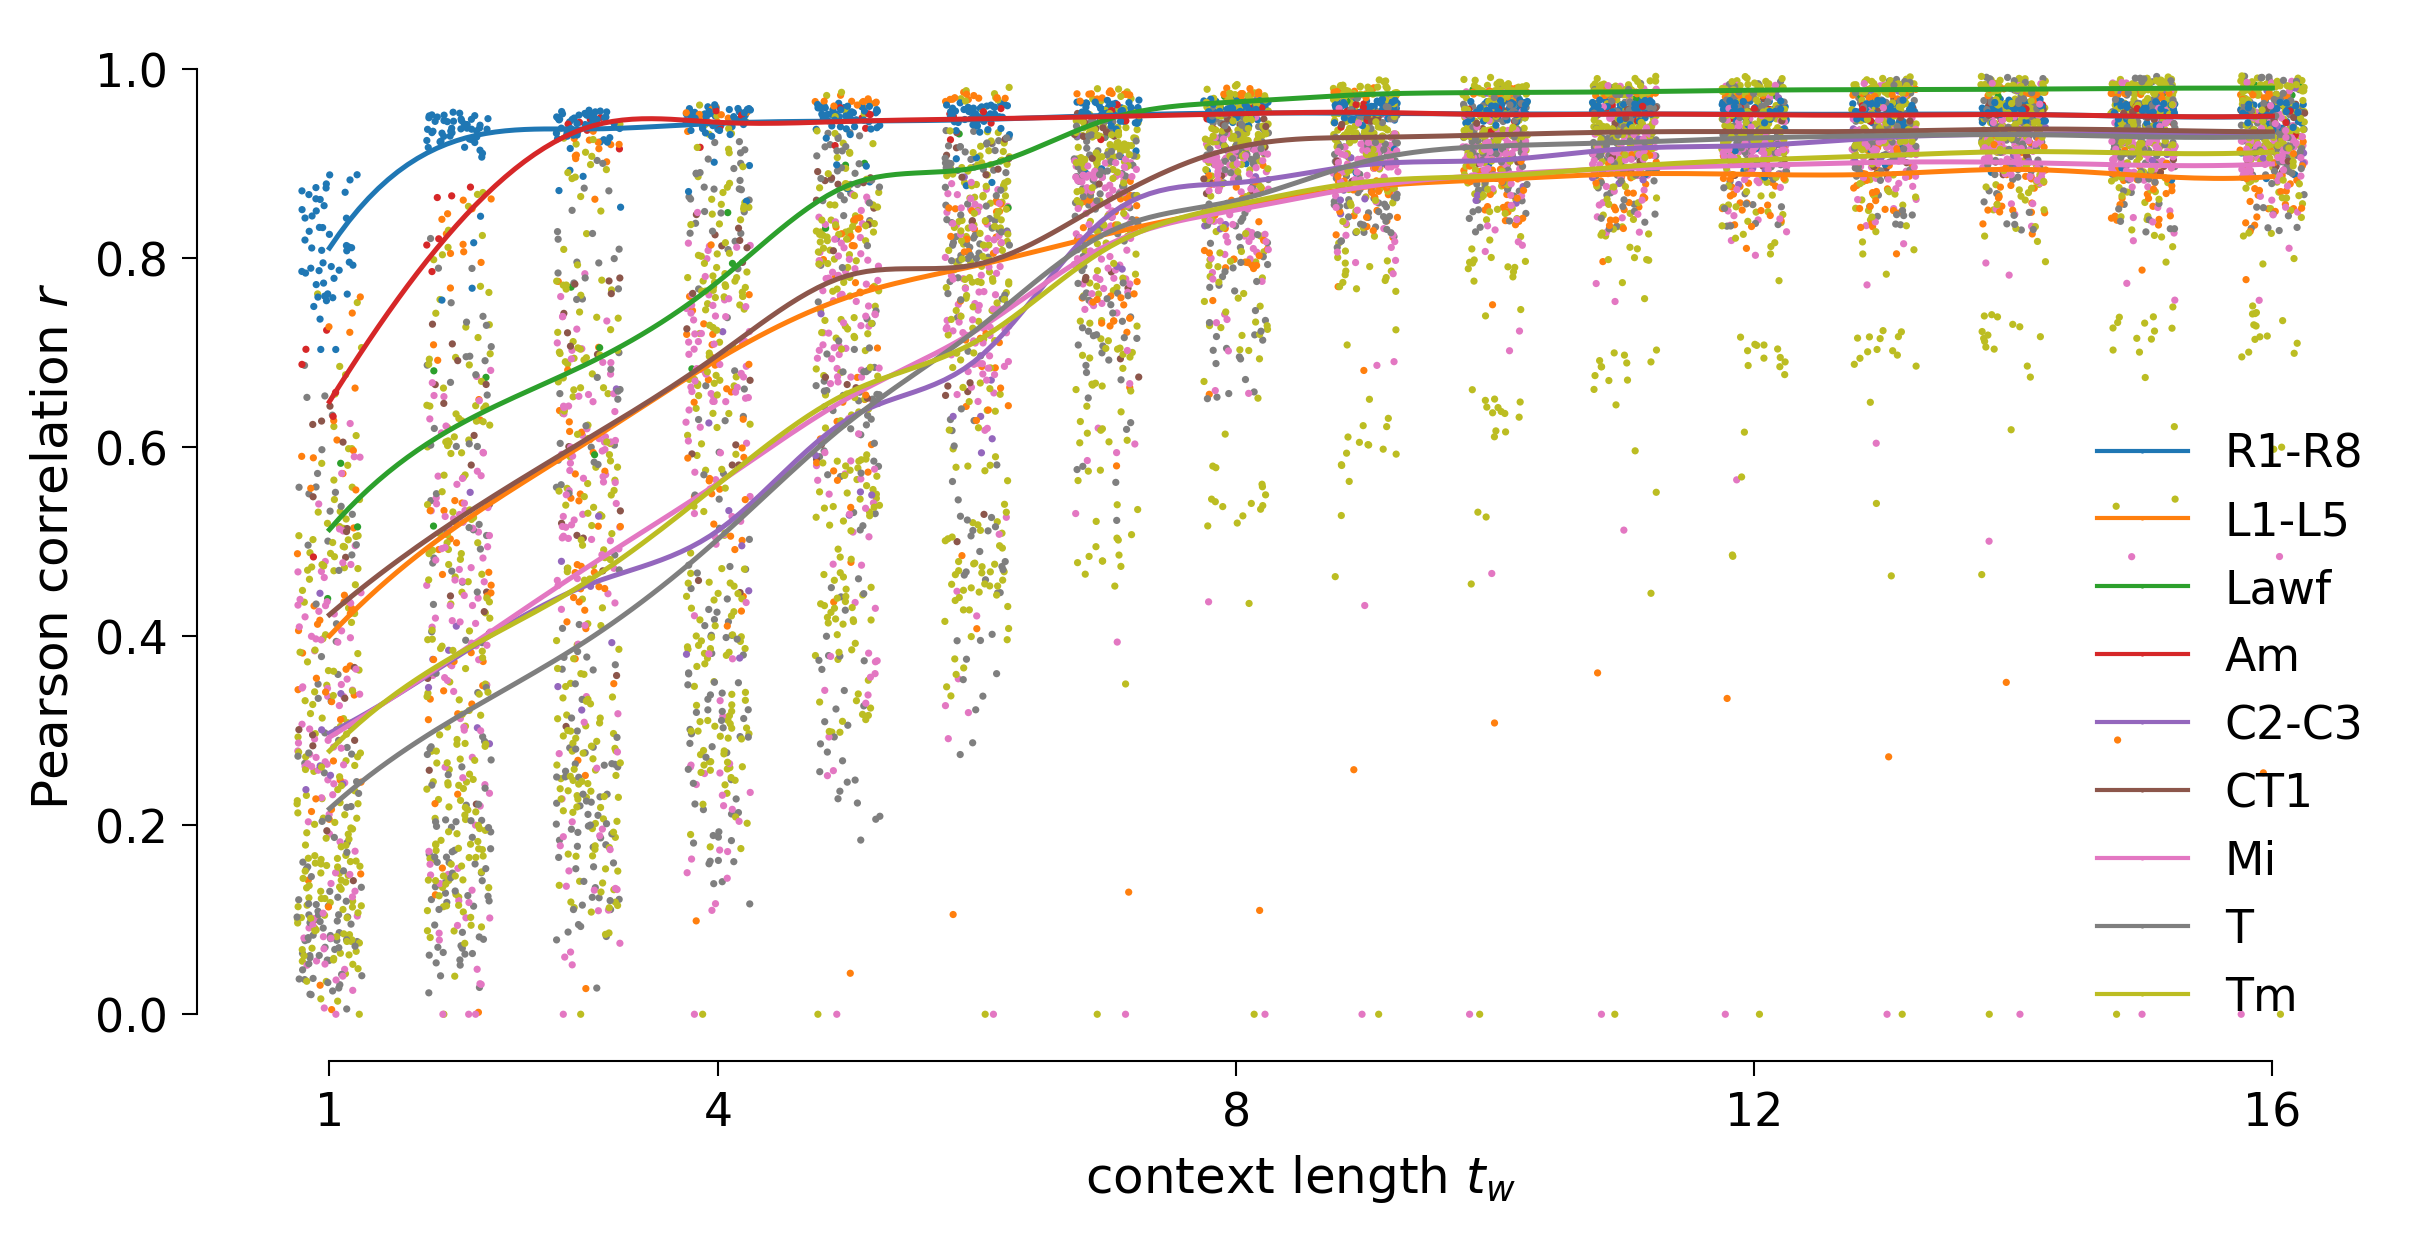

Write Python code to recreate this figure.
"""Stimulus-baseline context sweep: per-neuron Pearson r over an 8k-step rollout.

Single-panel scatter: per-neuron Pearson r vs context length, sampled across
neurons x CV splits, colored by coarse functional group (R1-R8, L1-L5, Lawf,
Am, C2-C3, CT1, Mi, T, Tm), with smooth per-group mean lines overlaid.

Output: figures/fig_stimulus_ctx_pearson.{pdf,png}
"""

# ─────────────────────────────────────────────────────────────────────────────
# Inputs / paths
# ─────────────────────────────────────────────────────────────────────────────
# Data root      : $BASELINE_REPO_ROOT
# Configs        : <REPO>/config/fly/flyvis_noise_free_stimulus_ctx1.yaml
#                  (time_window overridden in-memory for ctx=2..14)
# Test data      : <DATA_ROOT>/graphs_data/fly/flyvis_noise_free_eed_cv{00..04}/x_list_test/
#                  {voltage.zarr, stimulus.zarr, neuron_type.zarr}
# Trained models : <DATA_ROOT>/log/fly/flyvis_noise_free_stimulus_ctx{1..14}/models/best_model_with_*.pt
# Output         : figures/fig_stimulus_ctx_pearson.{pdf,png}
# ─────────────────────────────────────────────────────────────────────────────

import glob
import os
import sys
from pathlib import Path

import numpy as np
import torch
import zarr
import matplotlib.pyplot as plt
from matplotlib.lines import Line2D
from scipy.interpolate import make_interp_spline
from scipy.stats import norm

REPO = Path(__file__).resolve().parents[1]
sys.path.insert(0, str(REPO / 'src'))

from connectome_gnn.config import NeuralGraphConfig
from connectome_gnn.metrics import INDEX_TO_NAME
from connectome_gnn.models.registry import create_model

try:
    from flyvis.analysis.visualization.plt_utils import trim_axis
except ImportError:
    def trim_axis(ax):
        return None


CTXS = list(range(1, 17))
CV_IDS = ['00', '01', '02', '03', '04']
LOG_ROOT = Path(f'{os.environ["BASELINE_REPO_ROOT"]}/log/fly')
CV_ROOT = Path(f'{os.environ["BASELINE_REPO_ROOT"]}/graphs_data/fly')
OUT_BASE = REPO / 'figures' / 'fig_stimulus_ctx_pearson'
DEVICE = 'cuda' if torch.cuda.is_available() else 'cpu'

# Janne style per figures/INSTRUCTIONS.md
plt.rcParams.update({
    'text.usetex': False,
    'mathtext.default': 'it',
    'font.family': 'sans-serif',
    'font.sans-serif': ['Arial', 'DejaVu Sans'],
    'font.size': 12,
    'figure.titlesize': 12,
    'figure.dpi': 300,
    'legend.fontsize': 11,
    'axes.titlesize': 12,
    'axes.labelsize': 12,
    'xtick.labelsize': 11,
    'ytick.labelsize': 11,
    'axes.spines.top': False,
    'axes.spines.right': False,
    'axes.linewidth': 0.5,
    'xtick.major.width': 0.5,
    'ytick.major.width': 0.5,
    'lines.linewidth': 1.0,
    'legend.frameon': False,
    'pdf.fonttype': 42,
    'svg.fonttype': 'none',
})

GROUP_NAMES = {
    0: 'R1-R8', 1: 'L1-L5', 2: 'Lawf', 3: 'Am',
    4: 'C2-C3', 5: 'CT1', 6: 'Mi', 7: 'T', 8: 'Tm',
}


def name_to_group(name: str) -> int:
    if name.startswith('R') and len(name) >= 2 and name[1].isdigit():
        return 0
    if name.startswith('L') and len(name) >= 2 and name[1].isdigit():
        return 1
    if name.startswith('Lawf'):
        return 2
    if name == 'Am':
        return 3
    if name in ('C2', 'C3'):
        return 4
    if name.startswith('CT1'):
        return 5
    if name.startswith('Mi'):
        return 6
    if name.startswith('Tm'):  # check Tm before T
        return 8
    if name.startswith('T'):
        return 7
    return -1


def load_test_splits():
    voltage_list, stimulus_list = [], []
    for cv in CV_IDS:
        d = CV_ROOT / f'flyvis_noise_free_eed_cv{cv}' / 'x_list_test'
        v = np.asarray(zarr.open(str(d / 'voltage.zarr'), mode='r')[:], dtype=np.float32)
        s = np.asarray(zarr.open(str(d / 'stimulus.zarr'), mode='r')[:], dtype=np.float32)
        voltage_list.append(v)
        stimulus_list.append(s)
    type_list = np.asarray(
        zarr.open(str(CV_ROOT / f'flyvis_noise_free_eed_cv{CV_IDS[0]}'
                      / 'x_list_test' / 'neuron_type.zarr'), mode='r')[:]
    ).astype(int).ravel()
    return voltage_list, stimulus_list, type_list


def load_ctx_model(ctx):
    # only ctx1 yaml exists on disk; override time_window for other contexts
    cfg_path = REPO / 'config' / 'fly' / 'flyvis_noise_free_stimulus_ctx1.yaml'
    cfg = NeuralGraphConfig.from_yaml(str(cfg_path))
    cfg.config_file = f'fly/flyvis_noise_free_stimulus_ctx{ctx}'
    cfg.training.time_window = ctx

    log_dir = LOG_ROOT / f'flyvis_noise_free_stimulus_ctx{ctx}'
    ckpts = sorted(glob.glob(f'{log_dir}/models/best_model_with_*.pt'),
                   key=os.path.getmtime)
    if not ckpts:
        ckpts = sorted(glob.glob(f'{log_dir}/models/*.pt'), key=os.path.getmtime)
    assert ckpts, f'no checkpoint for ctx={ctx} at {log_dir}'

    model = create_model(cfg.graph_model.signal_model_name,
                         aggr_type=cfg.graph_model.aggr_type,
                         config=cfg, device=DEVICE).to(DEVICE)
    sd = torch.load(ckpts[-1], map_location=DEVICE, weights_only=False)
    model.load_state_dict(sd['model_state_dict'], strict=False)
    model.eval()
    return cfg, model


@torch.no_grad()
def per_neuron_pearson(cfg, model, voltage, stimulus):
    """Per-neuron Pearson r across the full rollout. One shot on GPU."""
    tw = cfg.training.time_window
    n_in = cfg.simulation.n_input_neurons
    T = voltage.shape[0]
    stim = torch.from_numpy(stimulus[:, :n_in]).to(DEVICE)
    volt = torch.from_numpy(voltage).to(DEVICE)

    valid = torch.arange(tw - 1, T, device=DEVICE)
    idx = valid[:, None] + torch.arange(-tw + 1, 1, device=DEVICE)[None, :]
    ctx = stim[idx]
    pred = model.predict_voltage(ctx).double()
    tgt = volt[valid].double()

    p = pred - pred.mean(dim=0, keepdim=True)
    g = tgt - tgt.mean(dim=0, keepdim=True)
    num = (p * g).sum(dim=0)
    den = torch.sqrt((p ** 2).sum(dim=0) * (g ** 2).sum(dim=0)).clamp_min(1e-24)
    return (num / den).cpu().numpy()


def fisher_mean_ci(rs, alpha=0.05):
    z = np.arctanh(np.clip(rs, -0.999999, 0.999999))
    z_bar = z.mean()
    se = z.std(ddof=1) / np.sqrt(len(z))
    zcrit = norm.ppf(1 - alpha / 2)
    return np.tanh(z_bar), np.tanh(z_bar - zcrit * se), np.tanh(z_bar + zcrit * se)


def compute_all():
    voltage_list, stimulus_list, type_list = load_test_splits()
    print(f'[data] {len(CV_IDS)} splits, N={voltage_list[0].shape[1]}')

    pearson_r = {}
    for ctx in CTXS:
        cfg, model = load_ctx_model(ctx)
        rs = np.stack([per_neuron_pearson(cfg, model, v, s)
                       for v, s in zip(voltage_list, stimulus_list)], axis=0)
        pearson_r[ctx] = rs
        del model
        if DEVICE == 'cuda':
            torch.cuda.empty_cache()
        flat = rs[np.isfinite(rs)]
        m, lo, hi = fisher_mean_ci(flat)
        print(f'ctx={ctx:>2d}: fisher r = {m:.4f} [{lo:.4f}, {hi:.4f}]')
    return pearson_r, type_list


def plot(pearson_r, type_list, n_sample=500, seed=0):
    rng = np.random.default_rng(seed)

    neuron_group = np.array([
        name_to_group(INDEX_TO_NAME.get(int(t), '')) for t in type_list
    ])
    present_groups = sorted({int(g) for g in neuron_group if g >= 0})
    group_cmap = plt.get_cmap('tab10')
    group_color = {g: group_cmap(i % 10) for i, g in enumerate(present_groups)}

    n_cv, n_neurons = pearson_r[CTXS[0]].shape
    sample_cv = rng.integers(0, n_cv, size=n_sample)
    sample_n = rng.choice(n_neurons, size=n_sample, replace=False)
    sample_groups = neuron_group[sample_n]

    data = {c: pearson_r[c][sample_cv, sample_n] for c in CTXS}

    fig, ax = plt.subplots(figsize=(8, 4), constrained_layout=True)

    for c in CTXS:
        jitter = (rng.random(n_sample) - 0.5) / 2
        ax.scatter(
            c + jitter,
            np.clip(data[c], 0, 1),
            c=[group_color.get(int(g), (0.7, 0.7, 0.7, 1.0)) for g in sample_groups],
            s=3,
            linewidths=0,
        )

    # smooth per-group mean lines (over the sampled subset, to match scatter)
    ctx_arr = np.asarray(CTXS, dtype=float)
    x_smooth = np.linspace(ctx_arr.min(), ctx_arr.max(), 200)
    k = min(3, len(ctx_arr) - 1)
    for g, color in group_color.items():
        mask = sample_groups == g
        if not mask.any():
            continue
        means = np.array([np.clip(data[c], 0, 1)[mask].mean() for c in CTXS])
        spline = make_interp_spline(ctx_arr, means, k=k)
        ax.plot(x_smooth, spline(x_smooth), color=color, linewidth=1.2)

    ax.set_xticks([1, 4, 8, 12, 16])
    ax.set_xlabel('context length $t_w$')
    ax.set_ylabel('Pearson correlation $r$')

    handles = [
        Line2D([], [], marker='o', linestyle='-', color=group_color[g],
               markeredgecolor='none', label=GROUP_NAMES.get(g, f'group {g}'))
        for g in present_groups
    ]
    ax.legend(handles=handles, loc='lower right')
    trim_axis(ax)

    OUT_BASE.parent.mkdir(parents=True, exist_ok=True)
    out_pdf = OUT_BASE.with_suffix('.pdf')
    out_png = OUT_BASE.with_suffix('.png')
    fig.savefig(out_png, dpi=300, bbox_inches='tight')
    fig.savefig(out_pdf, bbox_inches='tight')
    print(f'[wrote] {out_pdf}')
    print(f'[wrote] {out_png}')


def main():
    pearson_r, type_list = compute_all()
    plot(pearson_r, type_list)


if __name__ == '__main__':
    main()
